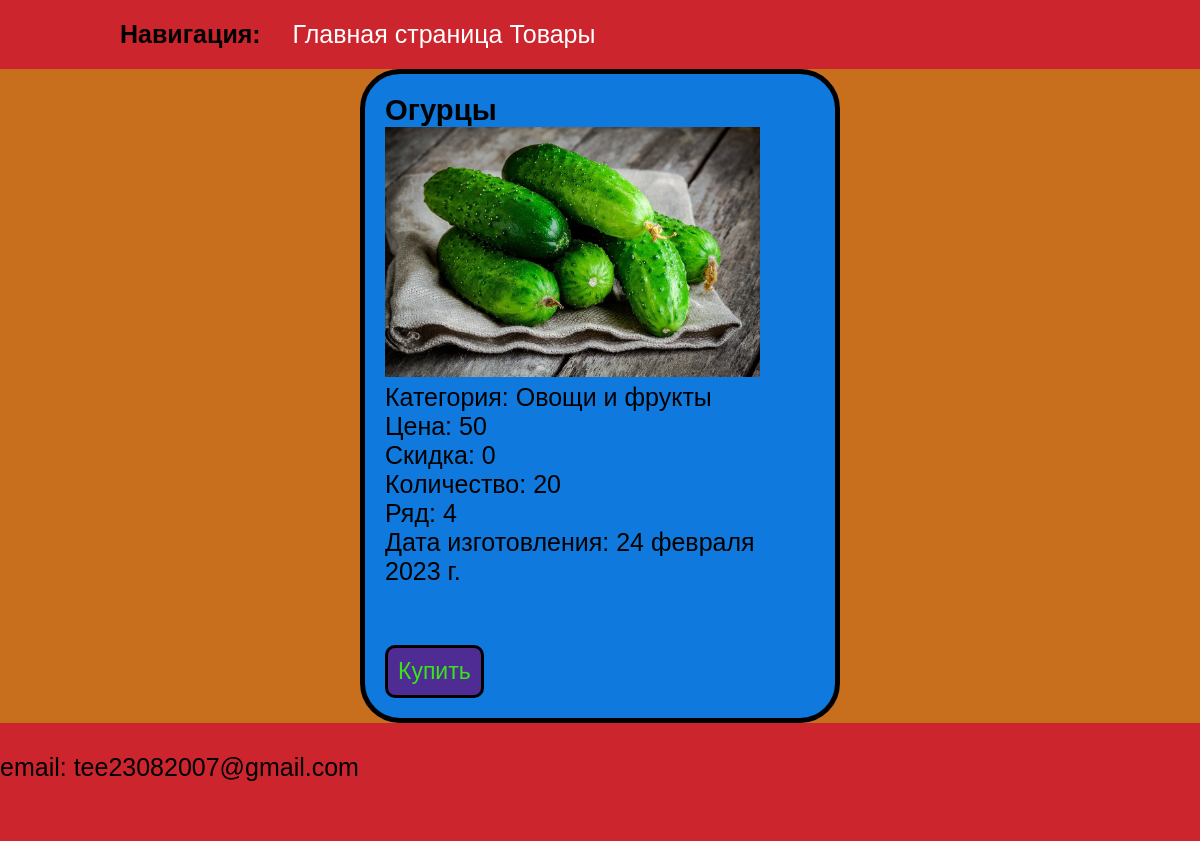
The app's page /products/8/ with its own data.
### core/models.py (models this page shows, shortened)
class Product(models.Model):
    name = models.CharField(max_length=50, null=True, unique=True, verbose_name='Наименование')
    category = models.ForeignKey(
        'Category',
        on_delete=models.SET_NULL,
        null=True,
        verbose_name='Категория'
    )
    cash = models.IntegerField(null=False, verbose_name='Цена')
    row = models.IntegerField(null=False, verbose_name='Ряд')
    sale = models.IntegerField(null=True, verbose_name='Скидка')
    cnt = models.IntegerField(null=True, verbose_name='Количество', default=0)
    dater = models.DateField(null=False, verbose_name='Дата изготавления', default='2023-02-08')
    image = models.ImageField(upload_to='', default='static/images/placeholder.png')

class Category(models.Model):
    name = models.CharField(max_length=50, unique=True)
    image = models.ImageField(upload_to='categories/')
    def __str__(self):
        return self.name

### core/views.py (the view)
# urls.py: path('<int:id>/', product_view, name = 'product'),
def product_view(request: HttpResponse, id: int):
    product = get_product(id)
    if request.method == 'GET':
        if product.category is None:
            pass
        return render(request, 'core/product.html',{
            'title': product.name,
            'product': product
            })
    return HttpResponse(status = 204)

### core/views.py (called while the page is built)
def get_product(id: int):
    try:
        return Product.objects.get(pk=id)
    except Product.DoesNotExist:
        raise Http404

### core/templates/core/product.html (shortened to what this page needs)
{% extends 'core/base_layout.html' %}
{% load static %}
{% block meta %}
    <link rel="stylesheet" href="{% static 'styles/products.css' %}">
    <link rel="stylesheet" href="{% static 'styles/adapt.css' %}">
{% endblock %}
{% block content %}
<article class="product">
    <h3>{{ product.name }}</h3>
    <div>
        <img
        class="imgp"
        {% if product.category is None %}
            src="{% static 'images/placeholder.png' %}"
        {% else %}
            src="{{product.image.url}}"
        {% endif %}
        alt="Изображение"
        >
    </div>
    <p>Категория: {{ product.category }}</p>
    <p>Цена: {{ product.cash }}</p>
    <p>Скидка: {{ product.sale }}</p>
    <p>Количество: {{ product.cnt }}</p>
    <p>Ряд: {{ product.row }}</p>
    <p>Дата изготовления: {{ product.dater }}</p>
    <br>
    {% if product.cnt != 0 %}
        <a class="product_link" href="{% url 'make_order' product_id=product.id %}">Купить</a>
    {% else %}
        <p><strong>Товар закончился</strong></p>
    {% endif %}
</article>
{% endblock %}

### core/static/styles/layout.css (style rules this page uses)
* { margin: 0; padding: 0; }
html, body { font-size: 25px; font-family: sans-serif; }

### core/static/styles/products.css (style rules this page uses)
.product_link { text-decoration: none; color: rgb(56, 230, 21); }
.product { border: solid black 5px; border-radius: 40px; padding: 20px; background-color: rgb(15, 121, 221); }
.product_link { margin-top: 30px; background-color: rgb(79, 43, 148); display: inline-block; padding: 10px; border: solid black; border-radius: 10px; font-size: 23px; }
.imgp { height: 250px; }

### records on screen
Product: name "Огурцы", image (picture), category "Овощи и фрукты", cash "50", sale "0", cnt "20", row "4", dater "24 февраля 2023 г."
